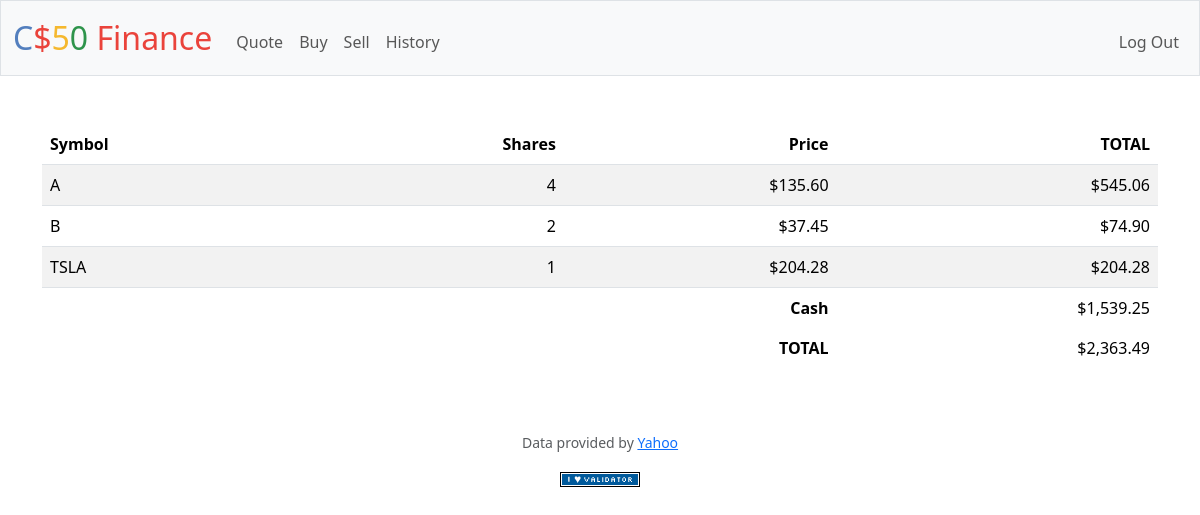
The app's page / (signed in), older data.
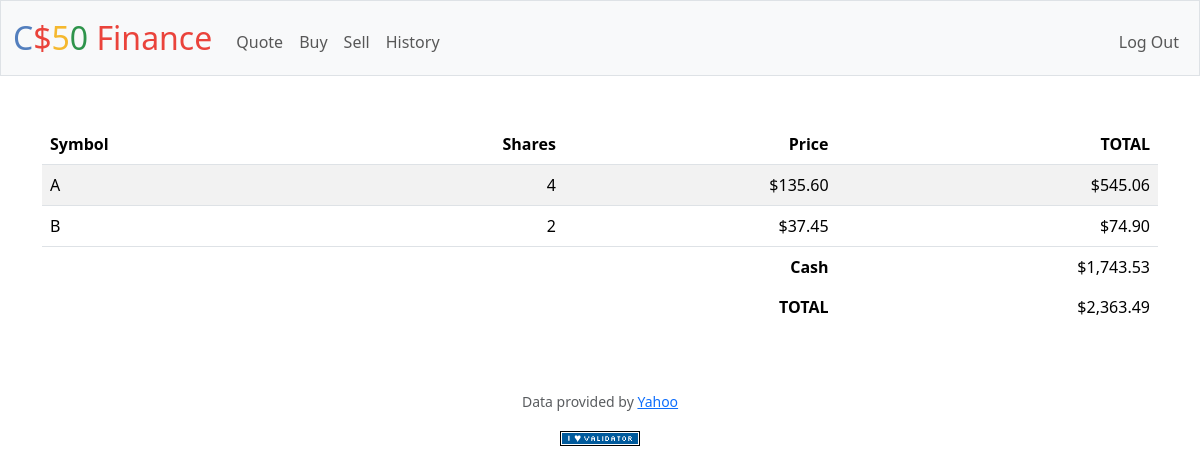
The same page, newer data.
### tables this page shows
CREATE TABLE stock (
    id INTEGER,
    symbol TEXT,
    shares INTEGER,
    price NUMERIC,
    total NUMERIC,
    FOREIGN KEY (id) REFERENCES users(id)
);

CREATE TABLE users (id INTEGER PRIMARY KEY AUTOINCREMENT NOT NULL, username TEXT NOT NULL, hash TEXT NOT NULL, cash NUMERIC NOT NULL DEFAULT 10000.00);

### app.py (the view)
@app.route("/")
@login_required
def index():
    user_id = session["user_id"]
    portfolio = db.execute(
        "SELECT symbol, shares, price, total FROM stock WHERE id = ?", user_id
    )
    aggregated_portfolio = {}
    for stock in portfolio:
        symbol = stock['symbol']
        if symbol not in aggregated_portfolio:
            aggregated_portfolio[symbol] = {
                'shares': 0,
                'price': stock['price'],
                'total': 0
            }
        aggregated_portfolio[symbol]['shares'] += stock['shares']
        aggregated_portfolio[symbol]['total'] += stock['total']
    user_cash = db.execute(
        "SELECT cash FROM users WHERE id = ?", user_id
    )[0]["cash"]
    total_cash = db.execute(
        "SELECT SUM(total) + ? AS total_cash FROM stock WHERE id = ?", user_cash, user_id
    )[0]["total_cash"]
    return render_template("index.html",
                           portfolio=aggregated_portfolio, user_cash=user_cash, total_cash=total_cash
    )

### app.py (called while the page is built)
@app.after_request
def after_request(response):
    response.headers["Cache-Control"] = "no-cache, no-store, must-revalidate"
    response.headers["Expires"] = 0
    response.headers["Pragma"] = "no-cache"
    return response

### helpers.py (called while the page is built)
def login_required(f):
    @wraps(f)
    def decorated_function(*args, **kwargs):
        if session.get("user_id") is None:
            return redirect("/login")
        return f(*args, **kwargs)
    return decorated_function

def usd(value):
    return f"${value:,.2f}"

### templates/index.html (shortened to what this page needs)
{% extends "layout.html" %}
{% block main %}
<div class="section">
    <table class="table table-striped">
        <thead>
            <tr>
                <th class="text-start">Symbol</th>
                <th class="text-end">Shares</th>
                <th class="text-end">Price</th>
                <th class="text-end">TOTAL</th>
            </tr>
        </thead>
        <tbody>
                {% for symbol, stock in portfolio.items() %}
                    <tr>
                        <td class="text-start">{{ symbol }}</td>
                        <td class="text-end">{{ stock.shares }}</td>
                        <td class="text-end">{{ stock.price | usd }}</td>
                        <td class="text-end">{{ stock.total | usd }}</td>
                    </tr>
                {% endfor %}
        </tbody>
        <tfoot>
            <tr>
                <td class="border-0 fw-bold text-end" colspan="3">Cash</td>
                <td class="border-0 text-end">{{ user_cash | usd }}</td>
            </tr>
            <tr>
                <td class="border-0 fw-bold text-end" colspan="3">TOTAL</td>
                <td class="border-0 w-bold text-end">{{ total_cash | usd }}</td>
            </tr>
        </tfoot>
    </table>
</div>
{% endblock %}

### templates/layout.html (shortened to what this page needs)
<!DOCTYPE html>
<html lang="en">
    <head>
        <link href="https://cdn.jsdelivr.net/npm/bootstrap@5.3.3/dist/css/bootstrap.min.css" rel="stylesheet">
        <link href="/static/styles.css" rel="stylesheet">
    </head>
    <body>
        <nav class="bg-light border navbar navbar-expand-md navbar-light">
            <div class="container-fluid">
                <a class="navbar-brand" href="/"><span class="blue">C</span><span class="red">$</span><span class="yellow">5</span><span class="green">0</span> <span class="red">Finance</span></a>
                <div class="collapse navbar-collapse" id="navbar">
                    {% if session["user_id"] %}
                        <ul class="navbar-nav me-auto mt-2">
                            <li class="nav-item"><a class="nav-link" href="/quote">Quote</a></li>
                            <li class="nav-item"><a class="nav-link" href="/buy">Buy</a></li>
                            <li class="nav-item"><a class="nav-link" href="/sell">Sell</a></li>
                            <li class="nav-item"><a class="nav-link" href="/history">History</a></li>
                        </ul>
                        <ul class="navbar-nav ms-auto mt-2">
                            <li class="nav-item"><a class="nav-link" href="/logout">Log Out</a></li>
                        </ul>
                    {% else %}
                        <ul class="navbar-nav ms-auto mt-2">
                            <li class="nav-item"><a class="nav-link" href="/register">Register</a></li>
                            <li class="nav-item"><a class="nav-link" href="/login">Log In</a></li>
                        </ul>
                    {% endif %}
                </div>
            </div>
        </nav>
        <main class="container py-5 text-center">
            {% block main %}{% endblock %}
        </main>
        <footer class="mb-5">
            <p class="mb-3 small text-center text-muted">
                Data provided by <a href="https://finance.yahoo.com/">Yahoo</a>
            </p>
            <form action="https://validator.w3.org/check" class="text-center" enctype="multipart/form-data" method="post" target="_blank">
                <input alt="Validate" src="/static/I_heart_validator.png" type="image">
            </form>
        </footer>
    </body>
</html>

### static/styles.css (style rules this page uses)
nav .navbar-brand { font-size: xx-large; }
nav .navbar-brand .blue { color: #537fbe; }
nav .navbar-brand .red { color: #ea433b; }
nav .navbar-brand .yellow { color: #f5b82e; }
nav .navbar-brand .green { color: #2e944b; }

Row changes from the older to the newer data that the page shows:
removed stock: symbol "TSLA", shares "1", price "$204.28", total "$204.28"
changed users: cash "$1,539.25" → "$1,743.53"
